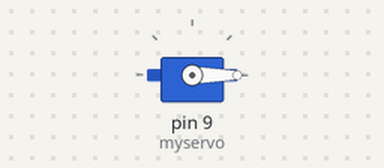
A sketch run on a simulated Arduino Uno, built with avr-gcc and run on an emulated ATmega328P. Parts: servo.

Above: at 0.05 s.
Timing chart, 0 to 7.8 s (numbered marks = the images above):
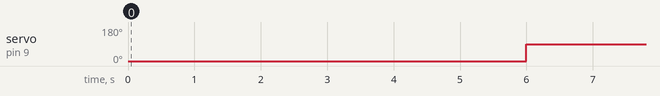

The sketch:

servo90.ino
```cpp
#include <Servo.h>

Servo myservo;
int input;
void setup()
{
  myservo.attach(9);
  Serial.begin(9600);
  //myservo.write(75);
  myservo.write(0);
}

void loop() {
    //input = Serial.read();
    //Serial.println(input);
    delay (3000);
    myservo.write(0);
    delay (3000);
    myservo.write(90);

}
```

Measured:
- by itself, servo on pin 9 (myservo): alternates 90° for 3.0 s and 0° for 3.0 s
